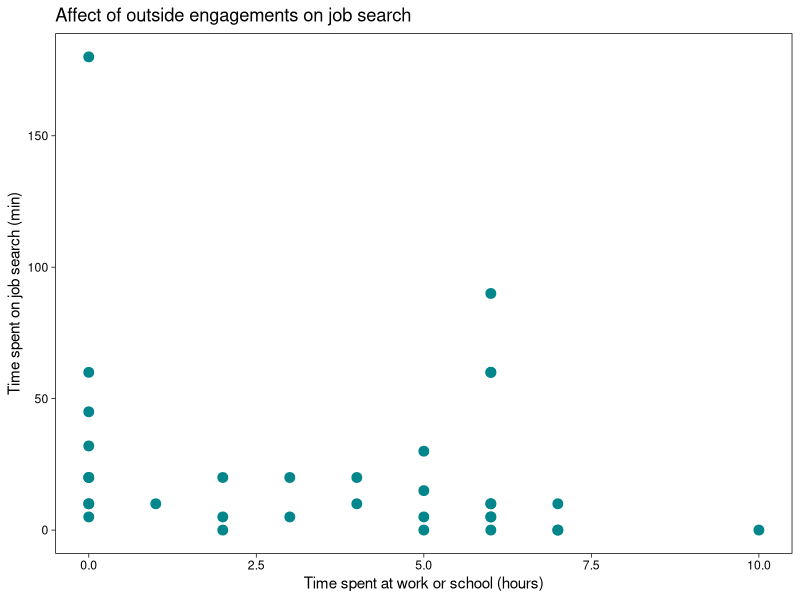
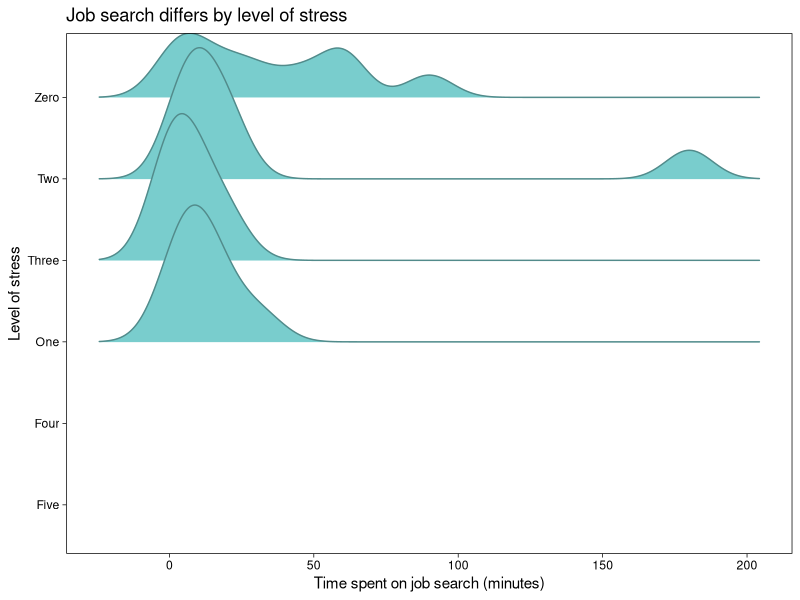
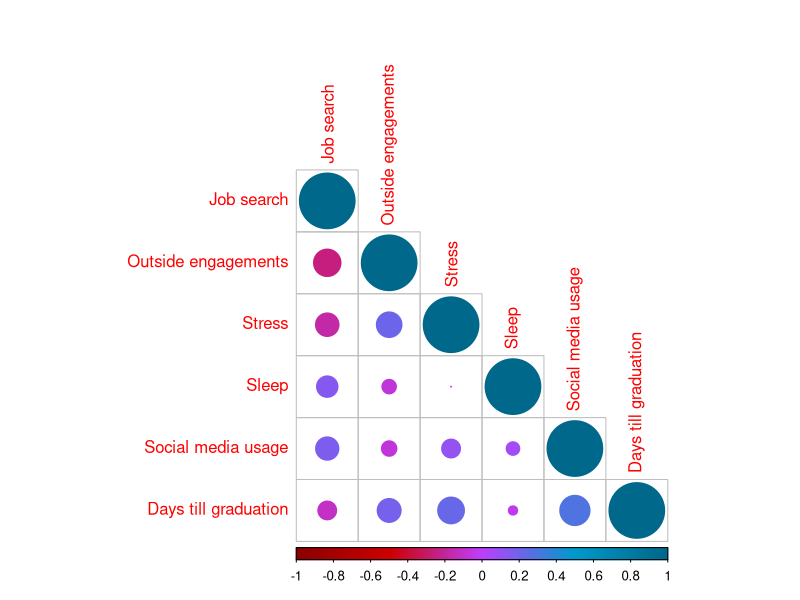

Recreate these plots in R, in order.
## ---- chunk 1
#| label: loading-packages
#| warning: false
library(tidyverse)
library(readxl)
library(ggplot2)
library(ggridges)
library(here)
library(corrplot)
library(rstatix)
library(ggeffects)
## ---- chunk 2
#| label: object-for-data

job_search <- read_csv(here("data", "personal-data.csv"))
## ---- chunk 3
#| label: first-visualization

ggplot(data = job_search,
                        mapping = aes(x = outside_eng,
                                      y = job_search)) +
  geom_point(color = "turquoise4",
              size = 3) +
  labs(title = "Affect of outside engagements on job search",
       x = "Time spent at work or school (hours)",
       y = "Time spent on job search (min)") + 
  theme_linedraw() +
  theme(panel.grid.major = element_blank(),
         panel.grid.minor = element_blank())
## ---- chunk 4
job_search_clean <- job_search |>
  mutate(stress = case_when (
    stress == "0" ~ "Zero",
    stress == "1" ~ "One",
    stress == "2" ~ "Two",
    stress == "3" ~ "Three",
    stress == "4" ~ "Four",
    stress == "5" ~ "Five"))
## ---- chunk 5

ggplot(data = job_search_clean,
       mapping = aes(x = job_search,
                     y = stress)) +
  geom_density_ridges_gradient(color = "darkslategray4",
                               fill = "darkslategray3") +
  labs(title = "Job search differs by level of stress",
       x = "Time spent on job search (minutes)",
       y = "Level of stress"
       ) +
  theme_linedraw() +
  theme(panel.grid.major = element_blank(),
         panel.grid.minor = element_blank())
## ---- chunk 6
job_search_corr <- job_search |>
  select(job_search, outside_eng, stress, sleep, social_media, day_to_grad)

names(job_search_corr) <- c("Job search", "Outside engagements", "Stress", "Sleep", "Social media usage", "Days till graduation")
## ---- chunk 7

colour_set <- colorRampPalette(colors = c("#8B0000",  "#CD0000", "#BF3EFF", "#009ACD", "#00688B"))

#009ACD
corrplot(cor(job_search_corr),
         type = "lower",
         col = colour_set(100))
